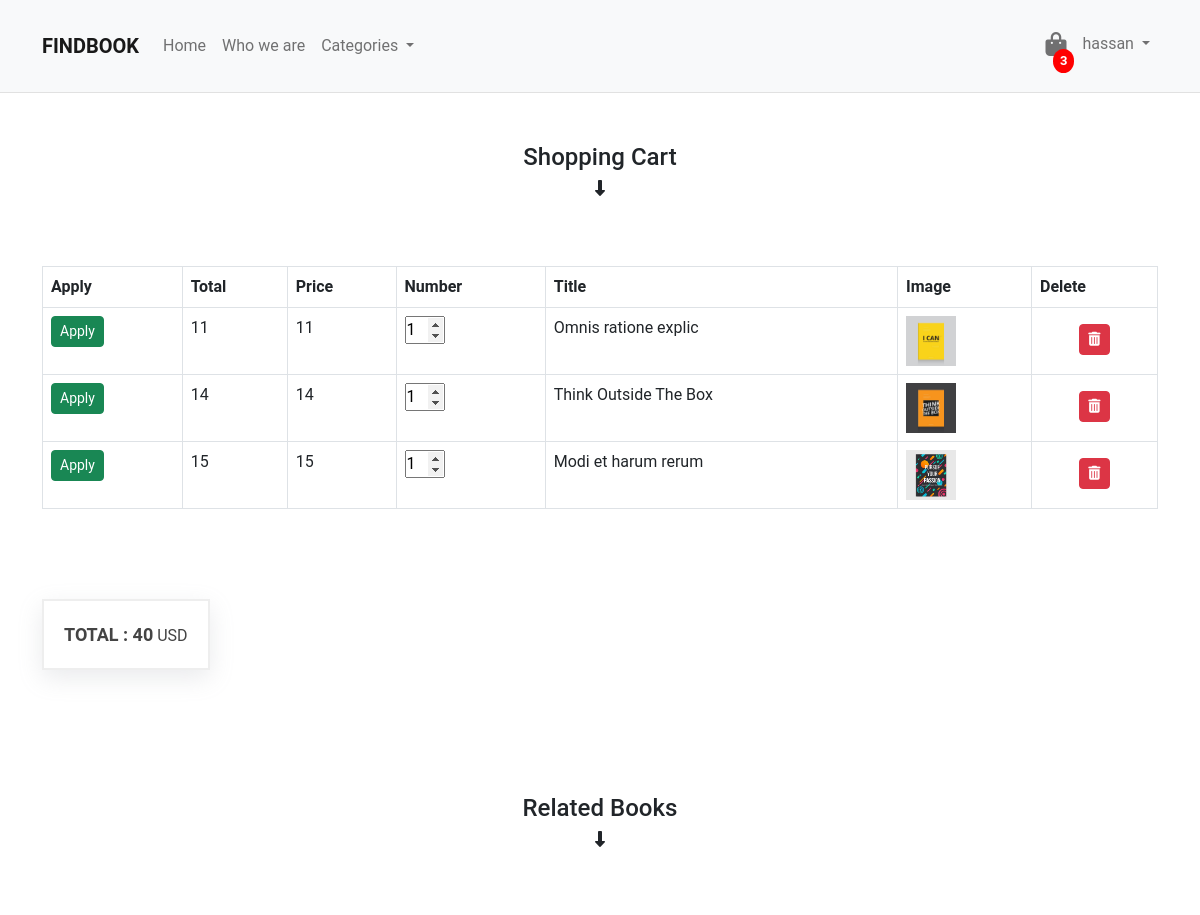
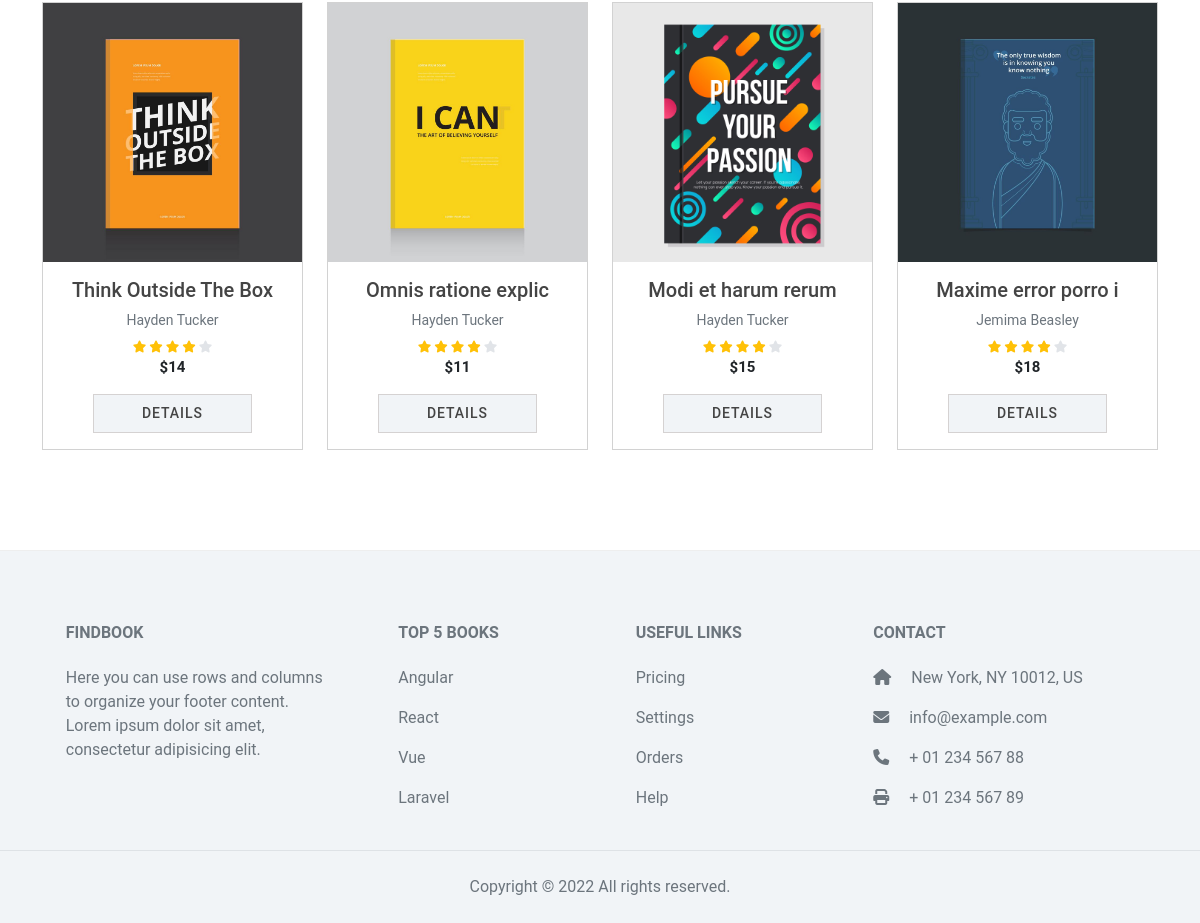
/carts/index/1 (signed in), run on the app's committed database (2 pictures, top to bottom).
### tables this page shows
CREATE TABLE `user_book` (
  `id` int(11) NOT NULL,
  `user_id` int(11) NOT NULL,
  `book_id` int(11) NOT NULL,
  `copies` varchar(255) NOT NULL,
  `Bought` int(11) NOT NULL DEFAULT 0,
  `price` int(11) NOT NULL
);

CREATE TABLE `books` (
  `id` int(11) NOT NULL,
  `category_id` int(11) NOT NULL,
  `publisher_id` int(11) NOT NULL,
  `author_id` int(11) NOT NULL,
  `title` varchar(255) NOT NULL,
  `description` text NOT NULL,
  `image` varchar(255) NOT NULL,
  `price` int(11) NOT NULL,
  `copies` int(11) NOT NULL
);

CREATE TABLE `authors` (
  `id` int(11) NOT NULL,
  `name` varchar(255) NOT NULL,
  `email` varchar(255) NOT NULL
);

### app/controllers/Carts.php (called while the page is built, shortened)
<?php
class Carts extends Controller
{
  public function __construct()
  {
    $this->cartModel = $this->model('Cart');
    $this->bookModel = $this->model('Book');
    $this->categoryModel = $this->model('Category');
  }
  public function index($id)
  {
    $carts = $this->cartModel->get_carts($id);
    $books = $this->bookModel->get_books();
    $categories = $this->categoryModel->get_categories();
    $data = [
      'carts' => $carts,
      'books' => $books,
      'categories' => $categories,
    ];
    $this->view('carts/index', $data);
  }
}

### app/libraries/router.php (called while the page is built, shortened)
<?php
class Router
{
  protected $currentMethod = 'index';
  public function __construct()
  {
    $url = $this->get_url();
    if ($url != NULL) {
      $controller_name = ucwords($url[0]);
      if (file_exists("../app/controllers/$controller_name.php")) {
        unset($url[0]);
      }
    }
    $this->currentController = new $this->currentController;
    if (isset($url[1])) {
      if (method_exists($this->currentController, $url[1])) {
        $this->currentMethod = $url[1];
        unset($url[1]);
      }
    }
    $this->params = $url ? array_values($url) : [];
    call_user_func_array([$this->currentController, $this->currentMethod], $this->params);
  }
  public function get_url()
  {
    if (isset($_GET["url"])) {
      $url = rtrim($_GET['url'], '/');
      $url = filter_var($url, FILTER_SANITIZE_URL);
      $url = explode('/', $url);
      return $url;
    }
  }
}
?>
<?php $init = new Router(); ?>

### app/bootsrap.php (called while the page is built, shortened)
<?php
require_once 'libraries/Database.php';
require_once 'libraries/Controller.php';
require_once 'libraries/Router.php';

### public/index.php (called while the page is built)
<?php require_once '../app/bootsrap.php';

### app/libraries/database.php (called while the page is built, shortened)
<?php
class Database
{
  private $db_host = 'localhost';
  private $db_name = 'book_store';
  private $db_user = 'root';
  private $db_password = '';
  private $connection;
  private $stmt;
  public function __construct()
  {
    $dsn = "mysql:host=$this->db_host;dbname=$this->db_name";
    try {
      $this->connection = new PDO($dsn, $this->db_user, $this->db_password);
    } catch (PDOException $e) {
      $this->error = $e->getMessage();
      echo $this->error;
    }
  }
  public function prepare($sql)
  {
    return $this->stmt = $this->connection->prepare($sql);
  }
  public function execute()
  {
    return $this->stmt->execute();
  }
  public function get_all()
  {
    return $this->stmt = $this->stmt->fetchAll(PDO::FETCH_OBJ);
  }
}

### app/models/Cart.php (called while the page is built, shortened)
<?php
class Cart
{
  public function __construct()
  {
    $this->db = new Database();
  }
  public function get_carts($id)
  {
    $this->db->prepare("SELECT user_book.*, books.*, user_book.id as `cart_id`, user_book.copies as `cart_copies`, user_book.price as `cart_price`, books.id as `book_id`, books.price as `book_price`, books.copies as `book_copies`  FROM user_book INNER JOIN books ON books.id = user_book.book_id WHERE user_book.user_id = $id AND user_book.bought = 0");
    $this->db->execute();
    return $this->db->get_all();
  }
}

### app/models/Book.php (called while the page is built, shortened)
<?php
class Book
{
  public function __construct()
  {
    $this->db = new Database();
  }
  public function get_books()
  {
    $this->db->prepare("SELECT books.*, categories.*, publishers.*, authors.*, books.id as `book_id`, books.description as `book_description`,categories.id as `category_id`, categories.name as `category_name`, categories.description as `category_description`,publishers.id as `publisher_id`, publishers.name as `publisher_name`, publishers.address as `publisher_address`,authors.id as `author_id`, authors.name as `author_name` FROM books INNER JOIN categories ON categories.id = books.category_id INNER JOIN publishers ON publishers.id = books.publisher_id INNER JOIN authors ON authors.id = books.author_id LIMIT 6
    ");
    $this->db->execute();
    return $this->db->get_all();
  }
}

### app/views/carts/index.php (the view, shortened to what this page needs)
<?php require APPROOT . '/views/includes/header.php' ?>
<?php if ($data['carts']) : ?>
  <section class="carts">
    <div class="container">
      <div class="books__title">
        <i class="fa-solid fa-down-long"></i>
        <h4>Shopping Cart</h4>
      </div>
      <div class="table-responsive">
        <table class="table table-bordered">
          <thead>
            <tr>
              <th>Apply</th>
              <th>Total</th>
              <th>Price</th>
              <th>Number</th>
              <th>Title</th>
              <th>Image</th>
              <th>Delete</th>
            </tr>
          </thead>
          <tbody>
            <?php foreach ($data['carts'] as $cart) : ?>
              <tr>
                <td>
                  <button type="submit" form="cart__form<?php echo $cart->cart_id; ?>" class="btn btn-success btn-sm">Apply</button>
                </td>
                <td class="book-price"><?php echo $cart->cart_price * $cart->cart_copies; ?></td>
                <td><?php echo $cart->cart_price; ?></td>
                <td>
                  <form action="<?php echo URLROOT; ?>/carts/update/<?php echo $cart->cart_id; ?>" method="POST" id="cart__form<?php echo $cart->cart_id; ?>">
                    <input type="number" name="cart_number" class="cart_number" id="cart_number" data-id="<?php echo $cart->cart_id; ?>" value="<?php echo $cart->cart_copies ?>" style="width:40px">
                  </form>
                </td>
                <td><?php echo $cart->title; ?></td>
                <td>
                  <img src="<?php echo URLROOT; ?>/images/books/<?php echo $cart->image; ?>" alt="<?php echo $cart->title; ?>" class="img-fluid" width="50">
                </td>
                <td class="text-center pt-3">
                  <a href="<?php echo URLROOT; ?>/carts/delete/<?php echo $cart->cart_id; ?>" class="btn btn-danger btn-sm"><i class="fa fa-trash"></i></a>
                </td>
              </tr>
            <?php endforeach; ?>
          </tbody>
        </table>
      </div>
    </div>
  </section>
  <section class="payment__section my-4">
    <div class="container">
      <div class="row payment__content">
        <div class="col-9 payment__amount">
          <div class="payment__amount__content">
            <span class="payment__amount__text">TOTAL : </span> <span class="payment__amount__price"></span> <span>USD</span>
          </div>
        </div>
        <div class="col-3 payment__buttons">
        </div>
      </div>
    </div>
  </section>
  <section class="related__books">
    <div class="container">
      <div class="books__title">
        <i class="fa-solid fa-down-long"></i>
        <h4>Related Books</h4>
      </div>
      <div class="row">
        <?php foreach ($data['books'] as $key => $book) : ?>
          <?php if ($key < 4) : ?>
            <div class="col-12 col-md-6 col-lg-3 book">
              <div class="card rounded-0">
                <a href="<?php echo URLROOT; ?>/books/show/<?php echo $book->book_id; ?>">
                  <img class="card-img-top rounded-0" src="<?php echo URLROOT; ?>/images/books/<?php echo $book->image; ?>" alt="<?php echo $book->title; ?>">
                </a>
                <div class="card-body text-center">
                  <a href="<?php echo URLROOT; ?>/books/show/<?php echo $book->book_id; ?>">
                    <h5 class="card-title book__title"><?php echo $book->title; ?></h5>
                  </a>
                  <p class="card-text text-secondary m-0 author__name"><?php echo $book->author_name; ?></p>
                  <div class="small-ratings book__stars">
                    <i class="fa fa-star text-warning"></i>
                    <i class="fa fa-star text-warning"></i>
                    <i class="fa fa-star text-warning"></i>
                    <i class="fa fa-star text-warning"></i>
                    <i class="fa fa-star" style="color: #e1e4e8;"></i>
                  </div>
                  <p class="book__price">$<?php echo $book->price; ?></p>
                  <a href="<?php echo URLROOT; ?>/books/show/<?php echo $book->book_id; ?>" class="btn  rounded-0 px-5 py-2 btn__details">DETAILS</a>
                </div>
              </div>
            </div>
          <?php endif ?>
        <?php endforeach; ?>
      </div>
    </div>
  </section>
<?php endif; ?>
<?php require APPROOT . '/views/includes/footer.php' ?>

### public/css/style.css (style rules this page uses)
* { margin: 0; padding: 0; font-family: roboto, 'sans-serif'; box-sizing: border-box; }
a { text-decoration: none; color: #444; }
.books__title { display: flex; flex-direction: column; justify-content: center; align-items: center; margin-bottom: 50px; text-transform: capitalize; }
.books__title i { order: 2; }
.author__name { margin-bottom: 7px !important; font-size: 14px; }
.book__stars { font-size: 12px; }
.book__price { font-size: 15px; font-weight: bold; }
.btn__details { font-weight: 500; letter-spacing: 1px; color: #444; border: 1px solid rgb(213, 210, 210); background-color: #f1f4f7; font-size: 14px; }
@media screen and (min-width: 992px) { .books__title { margin-bottom: 70px; } }
.carts { padding: 50px 0; }
.payment__amount { display: flex; justify-content: start; align-items: start; }
.payment__amount__content { padding: 20px; border: 2px solid #eee; color: #444; box-shadow: rgba(149, 157, 165, 0.2) 0px 8px 24px; }
.payment__amount__text { font-size: 18px; font-weight: 600; }
.payment__amount__price { font-size: 18px; font-weight: 600; }
.related__books { padding-bottom: 50px; border-bottom: 1px solid #eee; }
@media screen and (min-width: 768px) { .carts { padding-bottom: 100px 0; } }
@media screen and (min-width: 768px) { .related__books { padding: 100px 0; } }

### data on the page
user_book: $cart->cart_price*$cart->cart_copies "11", price "11", cart_number "1", book.title "Omnis ratione explic", book.image (picture)
user_book: $cart->cart_price*$cart->cart_copies "14", price "14", cart_number "1", book.title "Think Outside The Box", book.image (picture)
user_book: $cart->cart_price*$cart->cart_copies "15", price "15", cart_number "1", book.title "Modi et harum rerum", book.image (picture)
books: image (picture), title "Think Outside The Box", author.name "Hayden Tucker", price "14"
books: image (picture), title "Omnis ratione explic", author.name "Hayden Tucker", price "11"
books: image (picture), title "Modi et harum rerum", author.name "Hayden Tucker", price "15"
books: image (picture), title "Maxime error porro i", author.name "Jemima Beasley", price "18"

### other printed values
count($data['carts']) "3"
$_SESSION["user_name"] "hassan"
